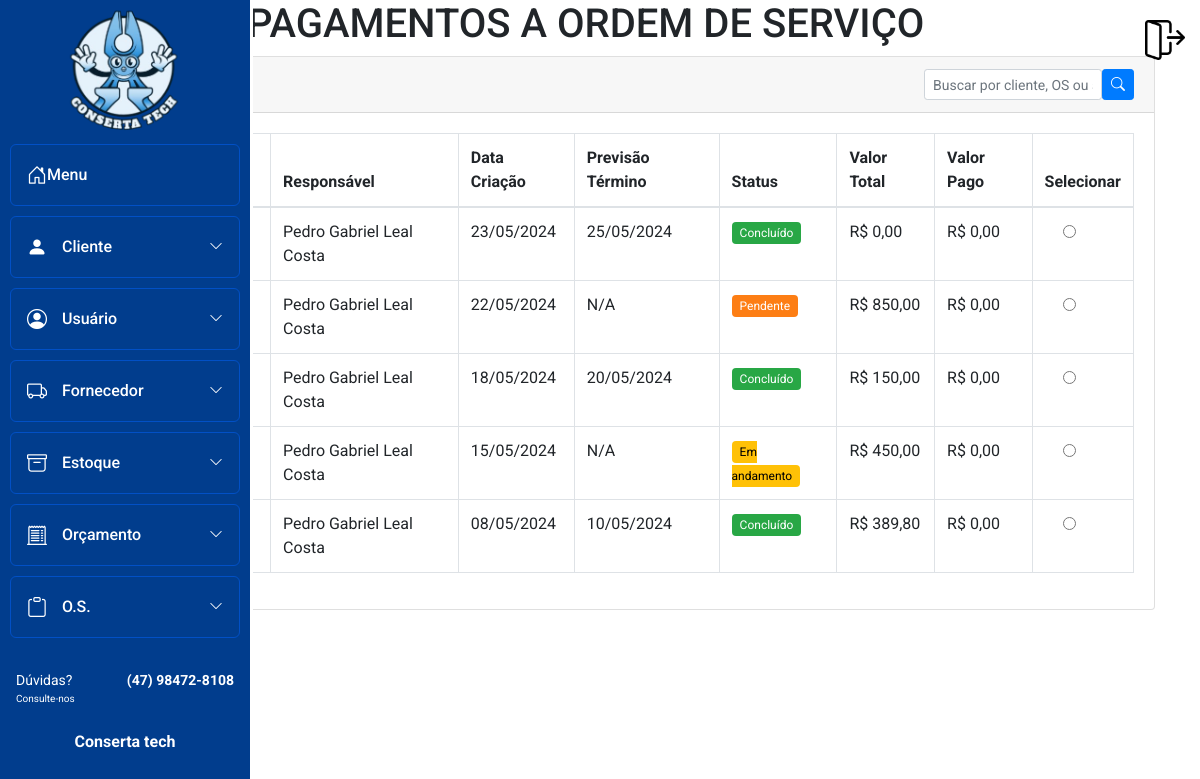
The app's page /Sistema_Conserta_Tech/Financas/pagamento_os.php with its own data.
### tables this page shows
CREATE TABLE `ordens_servico` (
    `id` INT PRIMARY KEY AUTO_INCREMENT,
    `id_cliente` INT NOT NULL,
    `id_usuario` INT NOT NULL,
    `data_termino` DATE,
    `status` VARCHAR(20) DEFAULT 'aberto',
    `observacoes` TEXT,
    `data_criacao` TIMESTAMP DEFAULT CURRENT_TIMESTAMP,
    CONSTRAINT `fk_ordens_cliente` FOREIGN KEY (`id_cliente`) REFERENCES `cliente` (`id_cliente`) ON DELETE CASCADE,
    CONSTRAINT `fk_ordens_usuario` FOREIGN KEY (`id_usuario`) REFERENCES `usuario` (`id_usuario`) ON DELETE CASCADE
);

CREATE TABLE `usuario` (
  `id_usuario` INT NOT NULL AUTO_INCREMENT,
  `id_perfil` INT NOT NULL,
  `nome` VARCHAR(50) NOT NULL,
  `cpf` VARCHAR(15) UNIQUE,
  `username` VARCHAR(30) UNIQUE NOT NULL,
  `email` VARCHAR(100) UNIQUE NOT NULL,
  `senha` VARCHAR(255) NOT NULL,
  `data_cad` DATE DEFAULT NULL,
  `data_nasc` DATE DEFAULT NULL,
  `sexo` ENUM('M','F','O'),
  `cep` VARCHAR(10) DEFAULT NULL,
  `logradouro` VARCHAR(80) DEFAULT NULL,
  `tipo` VARCHAR(20) DEFAULT NULL,
  `complemento` VARCHAR(15) DEFAULT NULL,
  `numero` INT DEFAULT NULL,
  `cidade` VARCHAR(30) DEFAULT NULL,
  `uf` VARCHAR(2) DEFAULT NULL,
  `bairro` VARCHAR(20) DEFAULT NULL,
  `telefone` VARCHAR(18) DEFAULT NULL,
  `inativo` TINYINT DEFAULT 0,
  `senha_temporaria` TINYINT DEFAULT 0,
  PRIMARY KEY (`id_usuario`),
  CONSTRAINT `fk_usuario_perfil` FOREIGN KEY (`id_perfil`) REFERENCES `perfil` (`id_perfil`) ON DELETE CASCADE
);

### Sistema_Conserta_Tech/Financas/pagamento_os.php (the view, shortened to what this page needs)
<!DOCTYPE html>
<html lang="pt-BR">
<head>
    <link rel="stylesheet" href="../bootstrap/css/bootstrap.min.css">
    <link rel="stylesheet" href="https://cdn.jsdelivr.net/npm/bootstrap-icons@1.10.3/font/bootstrap-icons.css" />
    <link rel="stylesheet" href="../Menu_lateral/css-home-bar.css" />
    <link rel="stylesheet" href="https://cdn.jsdelivr.net/npm/flatpickr/dist/flatpickr.min.css">
    <link rel="stylesheet" href="https://cdn.jsdelivr.net/npm/notyf@3/notyf.min.css">
</head>
<body>
    <div class="container">
        <h1>ASSOCIAR PAGAMENTOS A ORDEM DE SERVIÇO</h1>
        <?php include("../Menu_lateral/menu.php"); ?>
        <div class="card mb-4">
            <div class="card-header d-flex justify-content-between align-items-center">
                <div><i class="bi bi-list-check"></i> Ordens de Serviço</div>
                <div class="search-container">
                    <form method="GET" action="" class="d-flex">
                        <input type="text" name="search" class="form-control form-control-sm me-2"
                            placeholder="Buscar por cliente, OS ou status..."
                            value="<?= isset($_GET['search']) ? htmlspecialchars($_GET['search']) : '' ?>">
                        <button type="submit" class="btn btn-primary btn-sm">
                            <i class="bi bi-search"></i>
                        </button>
                    </form>
                </div>
            </div>
            <div class="card-body">
                <div class="table-responsive">
                    <table class="table table-bordered table-hover" id="dataTable" width="100%" cellspacing="0">
                        <thead>
                            <tr>
                                <th>Nº OS</th>
                                <th>Cliente</th>
                                <th>Responsável</th>
                                <th>Data Criação</th>
                                <th>Previsão Término</th>
                                <th>Status</th>
                                <th>Valor Total</th>
                                <th>Valor Pago</th>
                                <th>Selecionar</th>
                            </tr>
                        </thead>
                        <tbody>
                            <?php
                            require_once '../Conexao/conexao.php';
                            try {
                                $sql_os = "SELECT
                                    os.id as id_os,
                                    os.data_criacao,
                                    os.data_termino,
                                    os.status,
                                    c.nome as cliente_nome,
                                    u.nome as tecnico_nome,
                                    (SELECT COALESCE(SUM(s.valor), 0)
                                    FROM equipamentos_os e
                                    LEFT JOIN servicos_os s ON e.id = s.id_equipamento
                                    WHERE e.id_os = os.id) as valor_total,
                                    (SELECT COALESCE(SUM(p.valor_total), 0)
                                    FROM pagamento p
                                    WHERE p.id_os = os.id AND p.status = 'Concluído') as valor_pago
                                FROM ordens_servico os
                                INNER JOIN cliente c ON os.id_cliente = c.id_cliente
                                INNER JOIN usuario u ON os.id_usuario = u.id_usuario";
                                $sql_os .= " GROUP BY os.id ORDER BY os.data_criacao DESC";
                                $stmt_os = $pdo->prepare($sql_os);
                                $stmt_os->execute();
                                $ordens_servico = $stmt_os->fetchAll();
                                foreach ($ordens_servico as $os) {
                                    $status_class = '';
                                    switch ($os['status']) {
                                        case 'Em andamento':
                                            $status_class = 'status-andamento';
                                            break;
                                        case 'Pendente':
                                            $status_class = 'status-pendente';
                                            break;
                                        case 'Concluído':
                                            $status_class = 'status-concluido';
                                            break;
                                    }
                            ?>
                            <tr data-os-id="<?= $os['id_os'] ?>">
                                <td><?= $os['id_os'] ?></td>
                                <td><?= htmlspecialchars($os['cliente_nome']) ?></td>
                                <td><?= htmlspecialchars($os['tecnico_nome']) ?></td>
                                <td><?= date('d/m/Y', strtotime($os['data_criacao'])) ?></td>
                                <td><?= $os['data_termino'] ? date('d/m/Y', strtotime($os['data_termino'])) : 'N/A' ?></td>
                                <td><span class="status-badge <?= $status_class ?>"><?= $os['status'] ?></span></td>
                                <td>R$ <?= number_format($os['valor_total'], 2, ',', '.') ?></td>
                                <td>R$ <?= number_format($os['valor_pago'], 2, ',', '.') ?></td>
                                <td class="text-center">
                                    <input type="radio" class="form-check-input" name="selected_os" value="<?= $os['id_os'] ?>">
                                </td>
                            </tr>
                            <?php
                                }
                            } catch (PDOException $e) {
                                echo "<tr><td colspan='9' class='text-center text-danger'>Erro ao carregar OS: " . $e->getMessage() . "</td></tr>";
                            }
                            ?>
                        </tbody>
                    </table>
                </div>
            </div>
        </div>
    </div>
</body>
</html>

### Sistema_Conserta_Tech/Menu_lateral/menu.php (shortened to what this page needs)
<div id="menu-container">
  <button class="sair" title="sair da conta">
    <img src="../img/logout.png" alt="Sair">
  </button>
  <nav class="menu-lateral">
    <div class="top-menu">
      <ul>
        <button class="fixar-menu" id="fixar_menu">
          <img src="../img/techinho.png" alt="">
        </button>
        <li class="item-menu">
          <a href="../Principal/main.php" class="menu-link">
            <span class="icon"><i class="bi bi-house-door"></i></span>
            <span class="txt-link">Menu</span>
          </a>
        </li>
        <li class="item-menu">
          <a href="#" id="cliente" class="menu-link">
            <span class="icon"><i class="bi bi-person-fill"></i></span>
            <div class="txt-link-container">
              <span class="txt-link">Cliente</span>
              <i class="bi bi-chevron-down"></i>
            </div>
          </a>
        </li>
        <li class="item-menu">
          <a href="#" id="usuario" class="menu-link">
            <span class="icon"><i class="bi bi-person-circle"></i></span>
            <div class="txt-link-container">
              <span class="txt-link">Usuário</span>
              <i class="bi bi-chevron-down"></i>
            </div>
          </a>
        </li>
        <li class="item-menu">
          <a href="#" id="fornecedor" class="menu-link">
            <span class="icon"><i class="bi bi-truck"></i></span>
            <div class="txt-link-container">
              <span class="txt-link">Fornecedor</span>
              <i class="bi bi-chevron-down"></i>
            </div>
          </a>
        </li>
        <li class="item-menu">
          <a href="#" id="estoque" class="menu-link">
            <span class="icon"><i class="bi bi-archive"></i></span>
            <div class="txt-link-container">
              <span class="txt-link">Estoque</span>
              <i class="bi bi-chevron-down"></i>
            </div>
          </a>
        </li>
        <li class="item-menu">
          <a href="#" id="orcamento" class="menu-link">
            <span class="icon"><i class="bi bi-receipt-cutoff"></i></span>
            <div class="txt-link-container">
              <span class="txt-link">Orçamento</span>
              <i class="bi bi-chevron-down"></i>
            </div>
          </a>
        </li>
        <li class="item-menu">
          <a href="#" id="os" class="menu-link">
            <span class="icon"><i class="bi bi-clipboard"></i></span>
            <div class="txt-link-container">
              <span class="txt-link">O.S.</span>
              <i class="bi bi-chevron-down"></i>
            </div>
          </a>
        </li>
      </ul>
    </div>
    <div class="footer-contato">
      <div class="linha-info">
        <p class="duvidas">Dúvidas?<br><span>Consulte-nos</span></p>
        <p class="telefone">(47) 98472-8108</p>
      </div>
      <p class="empresa">Conserta tech</p>
    </div>
  </nav>
</div>
<link rel="stylesheet" href="css-home-bar.css">

### Sistema_Conserta_Tech/Menu_lateral/css-home-bar.css (style rules this page uses)
* { margin: 0; padding: 0; box-sizing: border-box; font-family: 'Roboto', sans-serif; }
html, body { height: 100%; overflow-x: hidden; }
.menu-lateral { width: 60px; height: 100vh; background-color: #013d8d; padding: 0; box-shadow: 3px 0 0 #fff; position: fixed; top: 0; left: 0; display: flex; flex-direction: column; overflow-y: auto; padding-bottom: 20px; transition: width 0.5s ease-in; scrollbar-width: none; z-index: 1000; }
.top-menu { flex-grow: 1; }
.menu-lateral ul { list-style: none; padding-left: 0; margin: 0; display: flex; flex-direction: column; flex-grow: 1; }
.menu-lateral ul li { margin-bottom: 10px; padding: 0 10px; }
.item-menu { position: relative; display: flex; flex-direction: column; border-radius: 0.375rem; overflow: hidden; margin-bottom: 8px; }
.menu-link { color: #fff; text-decoration: none; font-size: 16px; padding: 15px 16px; display: flex; align-items: center; background-color: #013d8d; border: 1px solid #0250c5; border-radius: 0.375rem; transition: all 0.3s ease; min-width: 0; }
.txt-link-container { display: flex; align-items: center; justify-content: space-between; flex-grow: 1; min-width: 0; margin-left: 15px; }
.txt-link { font-weight: 500; white-space: nowrap; overflow: hidden; text-overflow: ellipsis; flex-grow: 1; min-width: 0; }
.menu-link .bi-chevron-down { font-size: 14px; transition: transform 0.3s ease; margin-left: 10px; flex-shrink: 0; }
.menu-link .icon i { font-size: 20px; width: 24px; text-align: center; flex-shrink: 0; }
.footer-contato { color: #ffffff; font-size: 13px; padding: 10px 16px; margin-top: auto; display: flex; flex-direction: column; align-items: center; text-align: center; }
.footer-contato .linha-info { display: flex; justify-content: space-between; width: 100%; font-weight: bold; font-size: 14px; }
.footer-contato .duvidas { text-align: left; font-weight: normal; }
.footer-contato .duvidas span { font-size: 10px; display: block; }
.footer-contato .telefone { text-align: right; }
.footer-contato .empresa { font-weight: bold; font-size: 16px; margin-top: 8px; }
button.sair { background: transparent; border: none; padding: 0; cursor: pointer; position: fixed; top: 20px; right: 15px; z-index: 999; }
button.sair img { width: 40px; height: 40px; transition: transform 0.2s ease, filter 0.2s ease; }
button.fixar-menu { margin: 0; background-color: #013d8d; transition: width 0.5s ease-in, filter 0.2s ease; border: none; width: 100%; display: flex; justify-content: center; padding: 10px 0; }
button.fixar-menu img { width: 150px; height: auto; cursor: pointer; border: none; transition: transform 0.3s ease; }
.fixar-menu { transition: opacity 0.3s ease; }

### Sistema_Conserta_Tech/Financas/pagamento_os.php (style rules this page uses)
.status-badge { padding: 4px 8px; border-radius: 4px; font-size: 12px; color: white; }
.status-andamento { background-color: #ffc107; color: #000; }
.status-pendente { background-color: #fd7e14; }
.status-concluido { background-color: #28a745; }

### records on screen
ordens_servico: id_usuario.nome "Pedro Gabriel Leal Costa", data_criacao "23/05/2024", data_termino "25/05/2024", status "Concluído", valor_total "0,00", valor_pago "0,00"
ordens_servico: id_usuario.nome "Pedro Gabriel Leal Costa", data_criacao "22/05/2024", shows "N/A", status "Pendente", valor_total "850,00", valor_pago "0,00"
ordens_servico: id_usuario.nome "Pedro Gabriel Leal Costa", data_criacao "18/05/2024", data_termino "20/05/2024", status "Concluído", valor_total "150,00", valor_pago "0,00"
ordens_servico: id_usuario.nome "Pedro Gabriel Leal Costa", data_criacao "15/05/2024", shows "N/A", status "Em andamento", valor_total "450,00", valor_pago "0,00"
ordens_servico: id_usuario.nome "Pedro Gabriel Leal Costa", data_criacao "08/05/2024", data_termino "10/05/2024", status "Concluído", valor_total "389,80", valor_pago "0,00"
